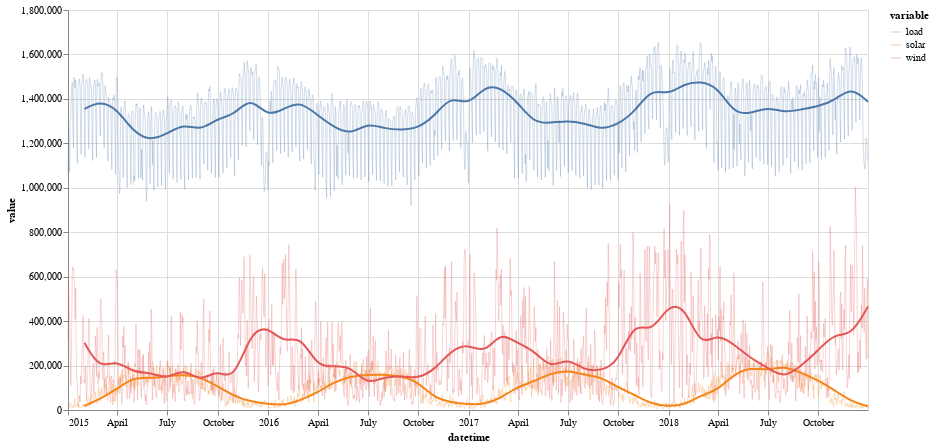

Notebook cell for this chart:
### Markdown cell above
Next we create the line charts and combine the two again with the **+** operator:

### Code cell
chart1 = alt.Chart(days.reset_index().melt("datetime")).mark_line(strokeWidth=1, opacity=0.25).encode(
    x='datetime',
    y='value',
    color='variable',
).properties(width=800, height=400)

chart2 = alt.Chart(months.reset_index().melt("datetime")).mark_line(interpolate="basis", opacity=1).encode(
    x='datetime',
    y='value',
    color='variable',
)

chart1 + chart2

### Figure 1 — Vega-Lite specification as saved in the notebook (floating-point values rounded to 4 significant figures; data arrays with more than 128 entries replaced by an {"elided": "..."} marker saying what was removed)
{"config": {"view": {"continuousWidth": 400, "continuousHeight": 300}}, "layer": [{"data": {"name": "data-f7c24830b6d361807cc5a27700438cfb"}, "mark": {"type": "line", "opacity": 0.25, "strokeWidth": 1}, "encoding": {"color": {"field": "variable", "type": "nominal"}, "x": {"field": "datetime", "type": "temporal"}, "y": {"field": "value", "type": "quantitative"}}, "height": 400, "width": 800}, {"data": {"name": "data-1e4a1344cdb1e683e4c16b2078d0cc0d"}, "mark": {"type": "line", "interpolate": "basis", "opacity": 1}, "encoding": {"color": {"field": "variable", "type": "nominal"}, "x": {"field": "datetime", "type": "temporal"}, "y": {"field": "value", "type": "quantitative"}}}], "$schema": "https://vega.github.io/schema/vega-lite/v4.17.0.json", "datasets": {"data-f7c24830b6d361807cc5a27700438cfb": {"elided": "4383 records"}, "data-1e4a1344cdb1e683e4c16b2078d0cc0d": {"elided": "144 records"}}}
